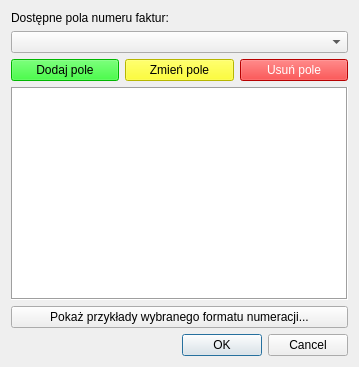
<?xml version="1.0" encoding="UTF-8"?>
<ui version="4.0">
 <class>InvoiceNumberFormatEditDialog</class>
 <widget class="QDialog" name="InvoiceNumberFormatEditDialog">
  <property name="geometry">
   <rect>
    <x>0</x>
    <y>0</y>
    <width>359</width>
    <height>367</height>
   </rect>
  </property>
  <property name="windowTitle">
   <string>Edytuj format numeracji faktur</string>
  </property>
  <layout class="QVBoxLayout" name="verticalLayout">
   <item>
    <widget class="QLabel" name="labelFields">
     <property name="text">
      <string>Dostępne pola numeru faktur:</string>
     </property>
     <property name="buddy">
      <cstring>comboBoxFields</cstring>
     </property>
    </widget>
   </item>
   <item>
    <widget class="QComboBox" name="comboBoxFields"/>
   </item>
   <item>
    <layout class="QHBoxLayout" name="horizontalLayout_2">
     <item>
      <widget class="QPushButton" name="pushButtonAddField">
       <property name="styleSheet">
        <string notr="true">background-color: rgb(0, 255, 0);</string>
       </property>
       <property name="text">
        <string>Dodaj pole</string>
       </property>
      </widget>
     </item>
     <item>
      <widget class="QPushButton" name="pushButtonChangeField">
       <property name="styleSheet">
        <string notr="true">background-color: rgb(255, 255, 0);</string>
       </property>
       <property name="text">
        <string>Zmień pole</string>
       </property>
      </widget>
     </item>
     <item>
      <widget class="QPushButton" name="pushButtonRemoveField">
       <property name="styleSheet">
        <string notr="true">background-color: rgb(255, 0, 0);
color: rgb(255, 255, 255);</string>
       </property>
       <property name="text">
        <string>Usuń pole</string>
       </property>
      </widget>
     </item>
    </layout>
   </item>
   <item>
    <widget class="QListWidget" name="listWidgetFields">
     <property name="frameShape">
      <enum>QFrame::Box</enum>
     </property>
     <property name="alternatingRowColors">
      <bool>true</bool>
     </property>
     <property name="flow">
      <enum>QListView::LeftToRight</enum>
     </property>
     <property name="resizeMode">
      <enum>QListView::Adjust</enum>
     </property>
     <property name="modelColumn">
      <number>0</number>
     </property>
     <property name="currentRow">
      <number>-1</number>
     </property>
    </widget>
   </item>
   <item>
    <widget class="QPushButton" name="pushButtonShowExamples">
     <property name="text">
      <string>Pokaż przykłady wybranego formatu numeracji...</string>
     </property>
    </widget>
   </item>
   <item>
    <widget class="QDialogButtonBox" name="buttonBox">
     <property name="orientation">
      <enum>Qt::Horizontal</enum>
     </property>
     <property name="standardButtons">
      <set>QDialogButtonBox::Cancel|QDialogButtonBox::Ok</set>
     </property>
    </widget>
   </item>
  </layout>
 </widget>
 <resources/>
 <connections>
  <connection>
   <sender>buttonBox</sender>
   <signal>accepted()</signal>
   <receiver>InvoiceNumberFormatEditDialog</receiver>
   <slot>accept()</slot>
   <hints>
    <hint type="sourcelabel">
     <x>248</x>
     <y>254</y>
    </hint>
    <hint type="destinationlabel">
     <x>157</x>
     <y>274</y>
    </hint>
   </hints>
  </connection>
  <connection>
   <sender>buttonBox</sender>
   <signal>rejected()</signal>
   <receiver>InvoiceNumberFormatEditDialog</receiver>
   <slot>reject()</slot>
   <hints>
    <hint type="sourcelabel">
     <x>316</x>
     <y>260</y>
    </hint>
    <hint type="destinationlabel">
     <x>286</x>
     <y>274</y>
    </hint>
   </hints>
  </connection>
 </connections>
</ui>
